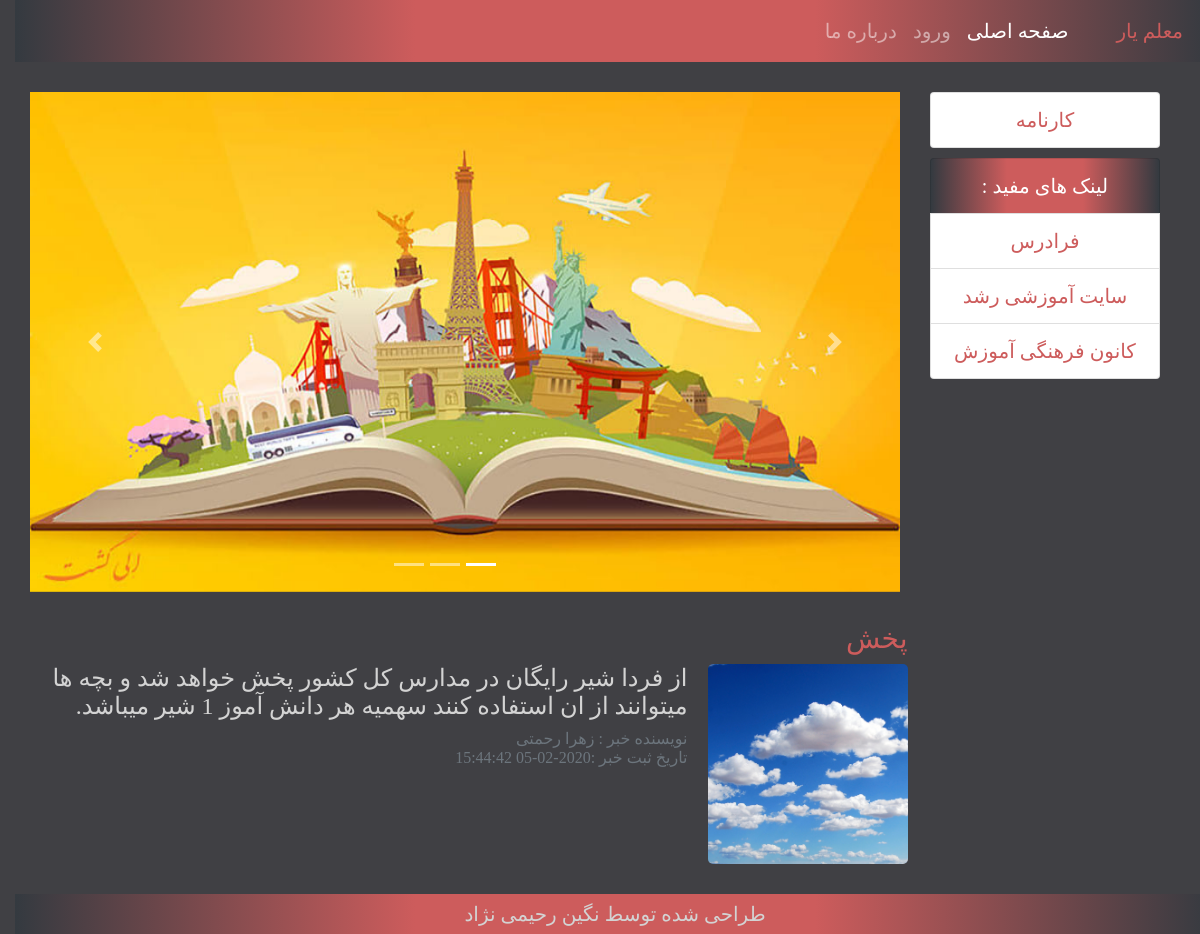
The page / on the database its author committed.
### tables this page shows
CREATE TABLE `tblnews` (
  `id_news` int(11) NOT NULL,
  `user_id` int(255) NOT NULL,
  `accept` int(1) NOT NULL,
  `datee` timestamp NOT NULL DEFAULT current_timestamp() ON UPDATE current_timestamp(),
  `title` varchar(1000) NOT NULL,
  `descript` text NOT NULL,
  `cat_id` int(11) NOT NULL,
  `pic` varchar(2000) NOT NULL
);

CREATE TABLE `tbluser` (
  `user_id` int(200) NOT NULL,
  `fname` varchar(100) NOT NULL,
  `lname` varchar(100) NOT NULL,
  `username` varchar(100) NOT NULL,
  `password` varchar(100) NOT NULL,
  `type` int(2) NOT NULL,
  `mobile` varchar(11) NOT NULL
);

### index.php (the view, shortened to what this page needs)
<!doctype html>
<html lang="en">
<head>
    <link rel="stylesheet" href="css/bootstrap.css">
    <link rel="stylesheet" href="css/bootstrap4rtl.css">
    <link rel="stylesheet" href="css/custom.css">
</head>
<body dir="rtl">
<nav class="navbar navbar-expand-lg navbar-dark sarlist ">
    <a class="navbar-brand" href="" style="color: indianred">معلم یار</a>
    <div class="collapse navbar-collapse" id="navbarNavDropdown">
        <ul class="navbar-nav">
            <li class="nav-item active">
                <a class="nav-link">صفحه اصلی <span class="sr-only">(current)</span></a>
            </li>
            <li class="nav-item">
                <a class="nav-link" href="pages/enteruser.php">ورود</a>
            </li>
            <li class="nav-item">
                <a class="nav-link" href="#">درباره ما</a>
            </li>
        </ul>
    </div>
</nav>
<br>
<div class="container-fluid">
    <div class="row">
        <div class="col-md-3 col-xs-12">
            <ul class="list-group " id="myalign">
                <li class="list-group-item"><a href="pages/enteruser.php" class="tag">کارنامه</a></li>
            </ul>
            <ul class="list-group " id="myalign" style="margin-top: 10px">
                <li class="list-group-item sarlist" >لینک های مفید :</li>
                <li class="list-group-item"><a href="https://www.faradars.org/" class="tag" target="_blank">فرادرس</a></li>
                <li class="list-group-item"><a href="http://old.roshd.ir/" class="tag" target="_blank">سایت آموزشی رشد</a></li>
                <li class="list-group-item"><a href="http://www.kanoon.ir/" class="tag" target="_blank">کانون فرهنگی آموزش</a></li>
            </ul>
        </div>
        <div class="col-md-9 col-xs-12">
            <div class="bd-example">
                <div id="carouselExampleCaptions" class="carousel slide" data-ride="carousel">
                    <ol class="carousel-indicators">
                        <li data-target="#carouselExampleCaptions" data-slide-to="0" class="active"></li>
                        <li data-target="#carouselExampleCaptions" data-slide-to="1"></li>
                        <li data-target="#carouselExampleCaptions" data-slide-to="2"></li>
                    </ol>
                    <div class="carousel-inner">
                        <div class="carousel-item active">
                            <img src="img/slider/1.jpg" class="d-block w-100" alt="..." id="ax">
                            <div class="carousel-caption d-none d-md-block">
                            </div>
                        </div>
                    </div>
                    <a class="carousel-control-prev" href="#carouselExampleCaptions" role="button" data-slide="prev">
                        <span class="carousel-control-prev-icon" aria-hidden="true"></span>
                    </a>
                    <a class="carousel-control-next" href="#carouselExampleCaptions" role="button" data-slide="next">
                        <span class="carousel-control-next-icon" aria-hidden="true"></span>
                    </a>
                </div>
            </div>
        </div>
    </div>
</div>
<br/>
<?php
include 'funcs/connection.php';
$sql = "SELECT * FROM `tblnews` WHERE `accept`='1'";
$sql_pre = $db->prepare($sql);
$sql_pre->execute();
while ($row = $sql_pre->fetch(PDO::FETCH_ASSOC)) {
    $user = $row['user_id'];
    $sql2 = "SELECT * FROM `tbluser` WHERE `user_id`='$user'";
    $sql2_pre = $db->prepare($sql2);
    $sql2_pre->execute();
    $row2 = $sql2_pre->fetch(PDO::FETCH_ASSOC);
    echo '
    <div class="row">
       <div class="col-md-3"></div>
       <div class="col-sm-12 col-md-9">
       <div class="panel panel-default" id="rightalign">
             <div class="panel-heading"  >
        <h3 class="panel-title" id="navbar-brand"> ' . $row['title'] . ' </h3>
        </div>
         <div class="panel-body">
         <div class="media">
    ';
    if ($row['pic'] != "") {
        echo '
                       <div style="float: left">
                        <img class="media-object icard" src="img/' . $row['pic'] . '"  >
                       </div>
                      ';
    }
    echo '
              <div class="media-body">
                    <h4 class="media-heading" >'.$row['descript'].'</h4>
                    <h6 class="text-muted">
                        نویسنده خبر : ' . $row2['fname'] . ' ' . $row2['lname'] . ' <br>
                        تاریخ ثبت خبر :' . $row['datee'] . '
                    </h6>
                </div>
            </div>
        </div>
    </div>
</div>
</div>
       <br/>';
}
?>
<div id="foot">طراحی شده توسط نگین رحیمی نژاد
</div>
</body>
</html>

### css/custom.css (style rules this page uses)
#ax { height: 500px; }
#myalign { text-align: center }
#rightalign { text-align: right; }
body { font-family: "Adobe Naskh Medium"; font-size: 20px; background-color: #404044; color:lightgray; }
.sarlist { background: -webkit-linear-gradient(left,#343A40, indianred,indianred, #343A40); color: white; }
.tag { color: indianred; }
#navbar-brand { color: indianred }
.icard { width: 200px; height: 200px; margin-left: 20px; border-radius: 5px; }
#foot { background: -webkit-linear-gradient(left,#343A40, indianred,indianred, #343A40); text-align: center; color:lightgray; padding: 5px; }

### rows shown on the page
tblnews: title "پخش", pic (picture), descript "از فردا شیر رایگان در مدارس کل کشور پخش خواهد شد و بچه ها میتوانند از ان استفاده کنند سهمیه هر دانش آموز 1 شیر میباشد.", user.fname "زهرا", user.lname "رحمتی", datee "2020-02-05 15:44:42"
